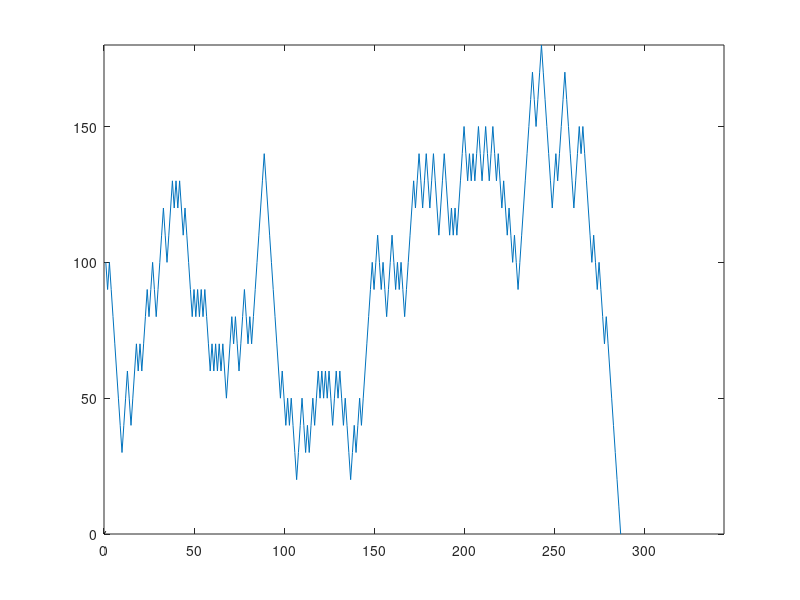

Write MATLAB code to recreate this figure.
clear;clc
stash(1)=100;
spin(1)=1;
Pwin=18/38;
bet=10;
%% Ye ho
i=1;
while stash(i)>=bet
  r=rand();
  if(r<Pwin)
      stash(i+1)=stash(i)+bet;
      disp('epic win');
  else
      stash(i+1)=stash(i)-bet;
      disp('loser');
  end
  i=i+1;
  spin(i)=i;
  
  plot(spin(1:i),stash(1:i)),'b';
  axis([0 1.2*i 0 inf])
  line
  drawnow
end